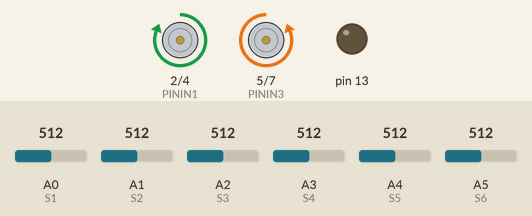
This sketch was run on a simulated Arduino Uno, built with avr-gcc and run on an emulated ATmega328P. Shown: motor-driver pin pairs drawn as motors (green arrow = first pin HIGH = forward, orange = second pin HIGH = backward, longer = more drive, scaled by the enable pin), output pins drawn as LEDs (lit = HIGH). The inputs (shaded band) are chosen by the test bench; at power-on: A0 (S1) = 512, A1 (S2) = 512, A2 (S3) = 512, A3 (S4) = 512, A4 (S5) = 512, A5 (S6) = 512.

Above: at 2.05 s.
Timing chart, 0 to 5.0 s (numbered marks = the images above):
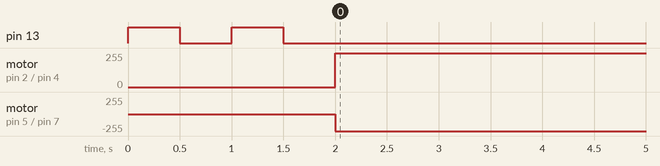

The sketch:

line_tracker.ino
```cpp
// Portas driver motor
#define PININ1 2
#define PININ2 4
#define PININ3 5
#define PININ4 7
#define PINENA 3
#define PINENB 6
// Portas led rgb
#define PINLEDR 9
#define PINLEDG 11
#define PINLEDB 10
// Portas sensor QTR
#define S1 A0
#define S2 A1
#define S3 A2
#define S4 A3
#define S5 A4
#define S6 A5
// Valores de ajustes para o seguidor de linha MIF
#define TRESHOLD 700                       // Valor de referencia para cor da linha branca
#define SPEED0 255                          // Valor de 0 a 255 para velocidade com a seguinte leitura do sensor (0 0 1 1 0 0)
#define SPEED1 220                          // Valor de 0 a 255 para velocidade com a seguinte leitura do sensor (0 0 1 1 1 0)
#define SPEED2 150                          // Valor de 0 a 255 para velocidade com a seguinte leitura do sensor (0 0 0 1 0 0)
#define SPEED3 100                          // Valor de 0 a 255 para velocidade com a seguinte leitura do sensor (0 0 0 1 1 0)
#define SPEED4 80                          // Valor de 0 a 255 para velocidade com a seguinte leitura do sensor (0 0 0 1 1 1)
#define SPEED5 50                            // Valor de 0 a 255 para velocidade com a seguinte leitura do sensor (0 0 0 0 1 0)
#define SPEED6 0                            // Valor de 0 a 255 para velocidade com a seguinte leitura do sensor (0 0 0 0 1 1)
#define SPEED7 200                          // Valor de 0 a 255 para velocidade com a seguinte leitura do sensor (0 0 0 0 0 1)
#define RUNTIME 13500                      // Valor para executar o percurso
void setup() {
  Serial.begin(9600);
  ledControl(13, true, 500);
  ledControl(13, false, 500);
  ledControl(13, true, 500);
  ledControl(13, false, 500);
}
void loop() {
  controlerPID();
  // TESTE 1°: leituta sensor
  //readSensors(true, s);
  // TESTE 2°: motor esquerda
  //motorOption('4',255,255);
  // TESTE 3°: motor direita
  //motorOption('6', 255, 255);
  // TESTE 4°: seguidor de linha
  //followLineMEF();
  // TESTE 5°: teste led RGB
  //rgbControl(0,0,255,0);
}
void motorControl(int speedLeft, int speedRight) {
  // Função para controle do driver de motor
  // Definições das portas digitais
  pinMode(PININ1, OUTPUT);
  pinMode(PININ2, OUTPUT);
  pinMode(PININ3, OUTPUT);
  pinMode(PININ4, OUTPUT);
  pinMode(PINENA, OUTPUT);
  pinMode(PINENB, OUTPUT);
  // Ajustes motor da esquerda
  if (speedLeft < 0) {
    speedLeft = -speedLeft;
    digitalWrite (PININ3, HIGH);
    digitalWrite (PININ4, LOW);
  } else {
    digitalWrite (PININ3, LOW);
    digitalWrite (PININ4, HIGH);
  }
  // Ajustes motor da direita
  if (speedRight < 0) {
    speedRight = -speedRight;
    digitalWrite (PININ1, LOW);
    digitalWrite (PININ2, HIGH);
  } else {
    digitalWrite (PININ1, HIGH);
    digitalWrite (PININ2, LOW);
  }
  analogWrite (PINENA, speedLeft);
  analogWrite (PINENB, speedRight);
}
void motorOption(char option, int speedLeft, int speedRight) {
  // Função para controle de motor com pre definições
  switch (option) {
    case '6': // Frente
      motorControl(-speedLeft, speedRight);
      break;
    case '4': // Tras
      motorControl(speedLeft, -speedRight);
      break;
    case '2': // Esqueda
      motorControl(-speedLeft, -speedRight);
      break;
    case '8': // Direita
      motorControl(speedLeft, speedRight);
      break;
    case '0': // Parar
      motorControl(0, 0);
      break;
  }
}
bool motorStop(long runtime, long currentTime) {
  // Função de parada do robô
  if (millis() >= (runtime + currentTime)) {
    motorOption('0', 0, 0);
    int cont = 0;
    while (true) {
      ledControl(13, true, 250);
      ledControl(13, false, 250);
      cont++;
    }
    return false;
  }
  return true;
}
void rgbControl(int red, int green, int blue, long rumtime) {
  // Função para controle do led rgb
  pinMode(PINLEDR, OUTPUT);
  pinMode(PINLEDG, OUTPUT);
  pinMode(PINLEDB, OUTPUT);
  digitalWrite(PINLEDR, HIGH);
  digitalWrite(PINLEDG, HIGH);
  digitalWrite(PINLEDB, HIGH);
  analogWrite(PINLEDR, red);
  analogWrite(PINLEDG, green);
  analogWrite(PINLEDB, blue);
  delay(rumtime);
}
void ledControl(int led, bool status, long rumtime) {
  // Função para controle do led
  pinMode(led, OUTPUT);
  if (status) {
    digitalWrite(led, HIGH);
  } else {
    digitalWrite(led, LOW);
  }
  delay(rumtime);
}
void readSensors(bool readSerial, int *sensors) {
  // Função para leitura dos sensores
  sensors[0] = analogRead(S1);
  sensors[1] = analogRead(S2);
  sensors[2] = analogRead(S3);
  sensors[3] = analogRead(S4);
  sensors[4] = analogRead(S5);
  sensors[5] = analogRead(S6);
  if (readSerial) {
    Serial.print(sensors[0]);
    Serial.print(' ');
    Serial.print(sensors[1]);
    Serial.print(' ');
    Serial.print(sensors[2]);
    Serial.print(' ');
    Serial.print(sensors[3]);
    Serial.print(' ');
    Serial.print(sensors[4]);
    Serial.print(' ');
    Serial.println(sensors[5]);
  }
}
void controlerPID(){
  float Kp = 1000; //variaveis para o PID
  float Ki = 500;
  float Kd = 750;
  float lastError = 0;
  float totalError = 0;
  const uint8_t maxspeeda = 255;
  const uint8_t maxspeedb = 255;
  const uint8_t basespeeda = 155;
  const uint8_t basespeedb = 155;
  float position = followLineMEF();
  int error = 3500 - position;
  lastError = error;
  int motorspeed = (Kp*error) + (Ki*totalError) + (Kd*(error-lastError));
  int motorspeeda = basespeeda + motorspeed;
  int motorspeedb = basespeedb - motorspeed;
  if (motorspeeda > maxspeeda) {
    motorspeeda = maxspeeda;
  }
  if (motorspeedb > maxspeedb) {
    motorspeedb = maxspeedb;
  }
  if (motorspeeda < 0) {
    motorspeeda = 0;
  }
  if (motorspeedb < 0) {
    motorspeedb = 0;
  }
  motorControl(motorspeeda, motorspeedb);
}
float followLineMEF(void) {
  // Função para controle do seguidor de linha em modo de maquina de estado finita
  bool flag = true;
  long currentTime = millis();
  while (flag) {
    // Flag para verificar a parada
    flag = motorStop(RUNTIME, currentTime);
    // Leitura sensores
    int s[6];
    readSensors(false, s);
    float error;
    // leitura do sensor (1 1 1 1 1 1)
    if (s[0] <= TRESHOLD && s[1] <= TRESHOLD && s[2] <= TRESHOLD && s[3] <= TRESHOLD && s[4] <= TRESHOLD && s[5] <= TRESHOLD) {
      motorOption('8', SPEED0, SPEED0);
      error = 0;
      // leitura do sensor (0 1 1 1 1 0)
    } else if ( s[0] >= TRESHOLD && s[1] <= TRESHOLD && s[2] <= TRESHOLD && s[3] <= TRESHOLD && s[4] <= TRESHOLD && s[5] >= TRESHOLD) {
      motorOption('8', SPEED0, SPEED0);
      error = 0;
      // leitura do sensor (0 0 1 1 0 0)
    } else if ( s[0] >= TRESHOLD && s[1] >= TRESHOLD && s[2] <= TRESHOLD && s[3] <= TRESHOLD && s[4] >= TRESHOLD && s[5] >= TRESHOLD) {
      motorOption('8', SPEED0, SPEED0);
      error = 0;
      // leitura do sensor (0 1 1 1 0 0)
    } else if (s[0] >= TRESHOLD && s[1] <= TRESHOLD && s[2] <= TRESHOLD && s[3] <= TRESHOLD && s[4] >= TRESHOLD && s[5] >= TRESHOLD) {
      motorOption('8', SPEED0, SPEED1);
      error = -1;
      // leitura do sensor (0 0 1 1 1 0)
    } else if (s[0] >= TRESHOLD && s[1] >= TRESHOLD && s[2] <= TRESHOLD && s[3] <= TRESHOLD && s[4] <= TRESHOLD && s[5] >= TRESHOLD ) {
      motorOption('8', SPEED1, SPEED0);
      error = 1;
      // leitura do sensor (0 0 1 0 0 0)
    } else if (s[0] >= TRESHOLD && s[1] >= TRESHOLD && s[2] <= TRESHOLD && s[3] >= TRESHOLD && s[4] >= TRESHOLD && s[5] >= TRESHOLD) {
      motorOption('8', SPEED0, SPEED2);
      error = -1;
      // leitura do sensor (0 0 0 1 0 0)
    } else if (s[0] >= TRESHOLD && s[1] >= TRESHOLD && s[2] >= TRESHOLD && s[3] <= TRESHOLD && s[4] >= TRESHOLD && s[5] >= TRESHOLD ) {
      motorOption('8', SPEED2, SPEED0);
      error = 1;
      // leitura do sensor (0 1 1 0 0 0)
    } else if (s[0] >= TRESHOLD && s[1] <= TRESHOLD && s[2] <= TRESHOLD && s[3] >= TRESHOLD && s[4] >= TRESHOLD && s[5] >= TRESHOLD) {
      motorOption('8', SPEED0, SPEED3);
      error = -2;
      // leitura do sensor (0 0 0 1 1 0)
    } else if (s[0] >= TRESHOLD && s[1] >= TRESHOLD && s[2] >= TRESHOLD && s[3] <= TRESHOLD && s[4] <= TRESHOLD && s[5] >= TRESHOLD) {
      motorOption('8', SPEED3, SPEED0);
      error = 2;
      // leitura do sensor (1 1 1 0 0 0)
    } else if (s[0] <= TRESHOLD && s[1] <= TRESHOLD && s[2] <= TRESHOLD && s[3] >= TRESHOLD && s[4] >= TRESHOLD && s[5] >= TRESHOLD) {
      motorOption('8', SPEED0, SPEED4);
      error = -3;
      // leitura do sensor (0 0 0 1 1 1)
    } else if (s[0] >= TRESHOLD && s[1] >= TRESHOLD && s[2] >= TRESHOLD && s[3] <= TRESHOLD && s[4] <= TRESHOLD && s[5] <= TRESHOLD) {
      motorOption('8', SPEED4, SPEED0);
      error = 3;
      // leitura do sensor (0 1 0 0 0 0)
    } else if (s[0] >= TRESHOLD && s[1] <= TRESHOLD && s[2] >= TRESHOLD && s[3] >= TRESHOLD && s[4] >= TRESHOLD && s[5] >= TRESHOLD) {
      motorOption('8', SPEED0, SPEED5);
      error = -2;
      // leitura do sensor (0 0 0 0 1 0)
    } else if (s[0] >= TRESHOLD && s[1] >= TRESHOLD && s[2] >= TRESHOLD && s[3] >= TRESHOLD && s[4] <= TRESHOLD && s[5] >= TRESHOLD) {
      motorOption('8', SPEED5, SPEED0);
      error = 2;
      // leitura do sensor (1 1 0 0 0 0)
    } else if (s[0] <= TRESHOLD && s[1] <= TRESHOLD && s[2] >= TRESHOLD && s[3] >= TRESHOLD && s[4] >= TRESHOLD && s[5] >= TRESHOLD) {
      motorOption('8', SPEED0, SPEED6);
      error = -3;
      // leitura do sensor (0 0 0 0 1 0)
    } else if (s[0] >= TRESHOLD && s[1] >= TRESHOLD && s[2] >= TRESHOLD && s[3] >= TRESHOLD && s[4] <= TRESHOLD && s[5] <= TRESHOLD) {
      motorOption('8', SPEED6, SPEED0);
      error = 2;
      // leitura do sensor (1 0 0 0 0 0)
    } else if (s[0] <= TRESHOLD && s[1] >= TRESHOLD && s[2] >= TRESHOLD && s[3] >= TRESHOLD && s[4] >= TRESHOLD && s[5] >= TRESHOLD) {
      motorOption('6', SPEED7, SPEED7);
      error = -4;
      // leitura do sensor (0 0 0 0 0 1)
    } else if (s[0] >= TRESHOLD && s[1] >= TRESHOLD && s[2] >= TRESHOLD && s[3] >= TRESHOLD && s[4] >= TRESHOLD && s[5] <= TRESHOLD) {
      motorOption('4', SPEED7, SPEED7);
      error = 4;
    }
  }
}
```

Measured:
- by itself, pin 13: goes LOW 0.50 s, HIGH 0.50 s, LOW 14.0 s, 228 × (HIGH 0.25 s, LOW 0.25 s), HIGH 0.25 s, then LOW
- by itself, motor on pin 2 (PININ1) / pin 4 (PININ2): stopped → forward 255/255 at 2.0 s, → stopped 13.5 s later
- by itself, motor on pin 5 (PININ3) / pin 7 (PININ4): stopped → backward 255/255 at 2.0 s, → stopped 13.5 s later
